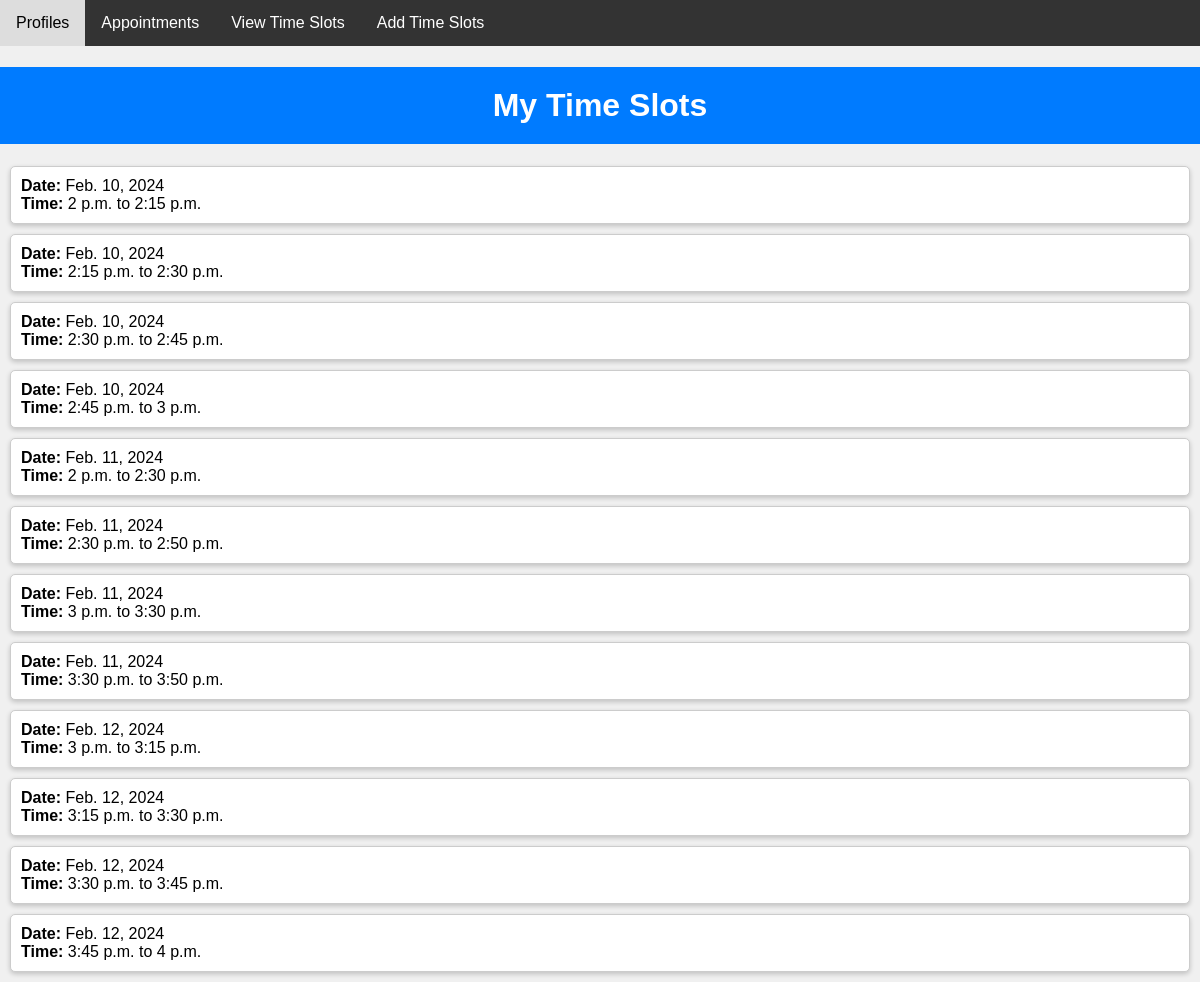
/dr_timeslots_shows (signed in), run on the app's committed database.
### eyeapp/models.py (models this page shows, shortened)
class Slots(models.Model):
    doctor = models.ForeignKey(Docs, on_delete=models.CASCADE)
    date = models.DateField(null=True,blank=True)
    start_time = models.TimeField()
    end_time = models.TimeField()

### eyeapp/views.py (the view)
# urls.py: path('dr_timeslots_shows',views.dr_timeslots_shows, name= 'dr_timeslots_shows'),
@login_required
def dr_timeslots_shows(request):
    logged_in_doctor = Docs.objects.get(user=request.user)
    time_slots = Slots.objects.filter(doctor=logged_in_doctor)
    return render(request, 'dr_timeslots_shows.html', {'time_slots': time_slots})

### templates/dr_timeslots_shows.html (shortened to what this page needs)
<!DOCTYPE html>
<html>
<head>
</head>
<body>
    <div class="navbar">
        <a href= "{% url 'profile' %}">Profiles</a>
        <a href="#appointments">Appointments</a>
        <a href= "{% url 'dr_timeslots_shows' %}">View Time Slots</a>
        <a href= "{% url 'dr_timeslots' %}">Add Time Slots</a>
    </div>
    <h1>My Time Slots</h1>
    <ul>
        {% for slot in time_slots %}
            <li>
                <div>
                    <strong>Date:</strong> {{ slot.date }}<br>
                    <strong>Time:</strong> {{ slot.start_time }} to {{ slot.end_time }}
                </div>
            </li>
        {% empty %}
            <li class="no-slots">No time slots available.</li>
        {% endfor %}
    </ul>
</body>
</html>

### templates/dr_timeslots_shows.html (style rules this page uses)
body { font-family: Arial, sans-serif; background-color: #f0f0f0; margin: 0; padding: 0; }
h1 { background-color: #007BFF; color: white; padding: 20px; text-align: center; }
ul { list-style-type: none; padding: 0; margin: 0; }
li { background-color: white; padding: 10px; border: 1px solid #ccc; margin: 10px; border-radius: 5px; box-shadow: 0 2px 5px rgba(0, 0, 0, 0.2); display: flex; justify-content: space-between; }
.navbar { background-color: #333; overflow: hidden; }
.navbar a { float: left; font-size: 16px; color: white; text-align: center; padding: 14px 16px; text-decoration: none; }

### data on the page
Slots: date "Feb. 10, 2024", start_time "2 p.m.", end_time "2:15 p.m."
Slots: date "Feb. 10, 2024", start_time "2:15 p.m.", end_time "2:30 p.m."
Slots: date "Feb. 10, 2024", start_time "2:30 p.m.", end_time "2:45 p.m."
Slots: date "Feb. 10, 2024", start_time "2:45 p.m.", end_time "3 p.m."
Slots: date "Feb. 11, 2024", start_time "2 p.m.", end_time "2:30 p.m."
Slots: date "Feb. 11, 2024", start_time "2:30 p.m.", end_time "2:50 p.m."
Slots: date "Feb. 11, 2024", start_time "3 p.m.", end_time "3:30 p.m."
Slots: date "Feb. 11, 2024", start_time "3:30 p.m.", end_time "3:50 p.m."
Slots: date "Feb. 12, 2024", start_time "3 p.m.", end_time "3:15 p.m."
Slots: date "Feb. 12, 2024", start_time "3:15 p.m.", end_time "3:30 p.m."
Slots: date "Feb. 12, 2024", start_time "3:30 p.m.", end_time "3:45 p.m."
Slots: date "Feb. 12, 2024", start_time "3:45 p.m.", end_time "4 p.m."
